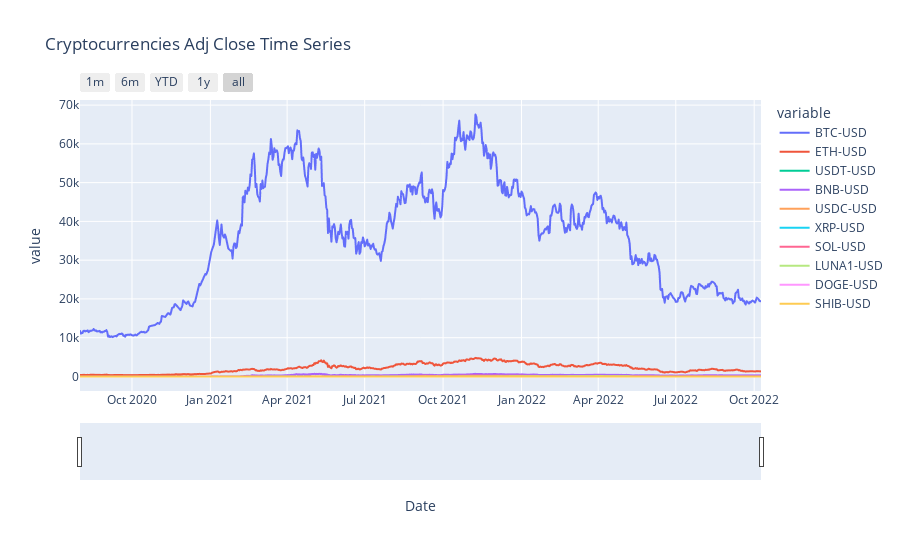

Notebook code cell kept with this figure:
### Code cell
cryptoDF = CryptoDF['Adj Close']
cryptoDF.reset_index(inplace=True)
crypto = px.line(cryptoDF, x = "Date", y = ['BTC-USD', 'ETH-USD', 'USDT-USD', 'BNB-USD', 'USDC-USD', 'XRP-USD', 'SOL-USD', 'LUNA1-USD', 'DOGE-USD', 'SHIB-USD'], title = "Cryptocurrencies Adj Close Time Series")
crypto.update_xaxes(
    rangeslider_visible = True,
    rangeselector = dict(
        buttons = list([
            dict(count = 1, label = "1m", step = "month", stepmode = "backward"),
            dict(count = 6, label = "6m", step = "month", stepmode = "backward"),
            dict(count = 1, label = "YTD", step = "year", stepmode = "todate"),
            dict(count = 1, label = "1y", step = "year", stepmode = "backward"),
            dict(step = "all")
        ])
    )
)
crypto.show()

### Figure 1 — Plotly figure (JSON) as saved in the notebook; plotly's stock layout.template omitted (floating-point values rounded to 4 significant figures; data arrays with more than 128 entries replaced by an {"elided": "..."} marker saying what was removed)
{"data": [{"hovertemplate": "variable=BTC-USD<br>Date=%{x}<br>value=%{y}<extra></extra>", "legendgroup": "BTC-USD", "line": {"color": "#636efa", "dash": "solid"}, "marker": {"symbol": "circle"}, "mode": "lines", "name": "BTC-USD", "showlegend": true, "type": "scattergl", "x": {"elided": "759 str values"}, "xaxis": "x", "y": {"elided": "759 float values"}, "yaxis": "y"}, {"hovertemplate": "variable=ETH-USD<br>Date=%{x}<br>value=%{y}<extra></extra>", "legendgroup": "ETH-USD", "line": {"color": "#EF553B", "dash": "solid"}, "marker": {"symbol": "circle"}, "mode": "lines", "name": "ETH-USD", "showlegend": true, "type": "scattergl", "x": {"elided": "759 str values"}, "xaxis": "x", "y": {"elided": "759 float values"}, "yaxis": "y"}, {"hovertemplate": "variable=USDT-USD<br>Date=%{x}<br>value=%{y}<extra></extra>", "legendgroup": "USDT-USD", "line": {"color": "#00cc96", "dash": "solid"}, "marker": {"symbol": "circle"}, "mode": "lines", "name": "USDT-USD", "showlegend": true, "type": "scattergl", "x": {"elided": "759 str values"}, "xaxis": "x", "y": {"elided": "759 float values"}, "yaxis": "y"}, {"hovertemplate": "variable=BNB-USD<br>Date=%{x}<br>value=%{y}<extra></extra>", "legendgroup": "BNB-USD", "line": {"color": "#ab63fa", "dash": "solid"}, "marker": {"symbol": "circle"}, "mode": "lines", "name": "BNB-USD", "showlegend": true, "type": "scattergl", "x": {"elided": "759 str values"}, "xaxis": "x", "y": {"elided": "759 float values"}, "yaxis": "y"}, {"hovertemplate": "variable=USDC-USD<br>Date=%{x}<br>value=%{y}<extra></extra>", "legendgroup": "USDC-USD", "line": {"color": "#FFA15A", "dash": "solid"}, "marker": {"symbol": "circle"}, "mode": "lines", "name": "USDC-USD", "showlegend": true, "type": "scattergl", "x": {"elided": "759 str values"}, "xaxis": "x", "y": {"elided": "759 float values"}, "yaxis": "y"}, {"hovertemplate": "variable=XRP-USD<br>Date=%{x}<br>value=%{y}<extra></extra>", "legendgroup": "XRP-USD", "line": {"color": "#19d3f3", "dash": "solid"}, "marker": {"symbol": "circle"}, "mode": "lines", "name": "XRP-USD", "showlegend": true, "type": "scattergl", "x": {"elided": "759 str values"}, "xaxis": "x", "y": {"elided": "759 float values"}, "yaxis": "y"}, {"hovertemplate": "variable=SOL-USD<br>Date=%{x}<br>value=%{y}<extra></extra>", "legendgroup": "SOL-USD", "line": {"color": "#FF6692", "dash": "solid"}, "marker": {"symbol": "circle"}, "mode": "lines", "name": "SOL-USD", "showlegend": true, "type": "scattergl", "x": {"elided": "759 str values"}, "xaxis": "x", "y": {"elided": "759 float values"}, "yaxis": "y"}, {"hovertemplate": "variable=LUNA1-USD<br>Date=%{x}<br>value=%{y}<extra></extra>", "legendgroup": "LUNA1-USD", "line": {"color": "#B6E880", "dash": "solid"}, "marker": {"symbol": "circle"}, "mode": "lines", "name": "LUNA1-USD", "showlegend": true, "type": "scattergl", "x": {"elided": "759 str values"}, "xaxis": "x", "y": {"elided": "759 float values"}, "yaxis": "y"}, {"hovertemplate": "variable=DOGE-USD<br>Date=%{x}<br>value=%{y}<extra></extra>", "legendgroup": "DOGE-USD", "line": {"color": "#FF97FF", "dash": "solid"}, "marker": {"symbol": "circle"}, "mode": "lines", "name": "DOGE-USD", "showlegend": true, "type": "scattergl", "x": {"elided": "759 str values"}, "xaxis": "x", "y": {"elided": "759 float values"}, "yaxis": "y"}, {"hovertemplate": "variable=SHIB-USD<br>Date=%{x}<br>value=%{y}<extra></extra>", "legendgroup": "SHIB-USD", "line": {"color": "#FECB52", "dash": "solid"}, "marker": {"symbol": "circle"}, "mode": "lines", "name": "SHIB-USD", "showlegend": true, "type": "scattergl", "x": {"elided": "759 str values"}, "xaxis": "x", "y": {"elided": "759 float values"}, "yaxis": "y"}], "layout": {"legend": {"title": {"text": "variable"}, "tracegroupgap": 0}, "title": {"text": "Cryptocurrencies Adj Close Time Series"}, "xaxis": {"anchor": "y", "domain": [0, 1], "rangeselector": {"buttons": [{"count": 1, "label": "1m", "step": "month", "stepmode": "backward"}, {"count": 6, "label": "6m", "step": "month", "stepmode": "backward"}, {"count": 1, "label": "YTD", "step": "year", "stepmode": "todate"}, {"count": 1, "label": "1y", "step": "year", "stepmode": "backward"}, {"step": "all"}]}, "rangeslider": {"visible": true}, "title": {"text": "Date"}}, "yaxis": {"anchor": "x", "domain": [0, 1], "title": {"text": "value"}}}}
